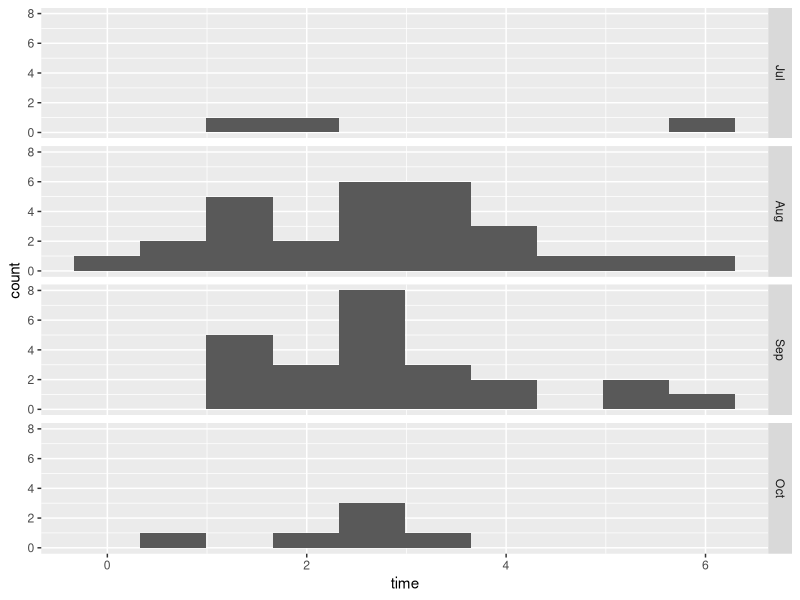
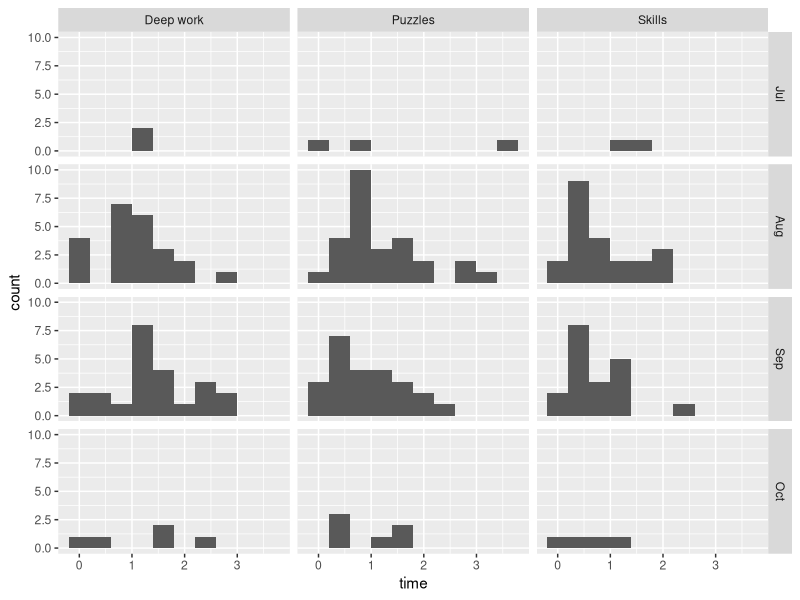

Recreate these plots in R, in order.
## ---- chunk 1
# packages
library(tidyverse)

# get data
tracker_data <- readr::read_csv("atracker-data-2018-11-12.csv") %>%
  # tidy up columns
  rename(start = `Start time`,
         end = `End time`,
         duration = Duration,
         hours = `Duration in hours`,
         category = Category,
         project = `Task name`) %>%
  # drop things unused features
  select(-`Task description`, -Note) %>% 
  # convert dates to date objects in R
  mutate(start = lubridate::dmy_hm(start),
         end = lubridate::dmy_hm(end),
         duration = lubridate::as.duration(duration),
         day = lubridate::day(start),
         month = lubridate::month(start, label = TRUE),
         date = lubridate::date(start))



## ---- chunk 2
tracker_data %>% 
  filter(category != "Wellness") %>%  # for now, need to join in calendar and munge yoga
  group_by(date, month) %>% 
  summarise(time = sum(duration) / 3600) %>%
  ggplot(aes(x = time)) +
  geom_histogram(bins = 10) +
  facet_grid(month ~ .)

## ---- chunk 3
# daily totals
tracker_data %>% 
  group_by(date, category, month) %>% 
  summarise(time = sum(duration) / 3600) %>%
  filter(category != "Wellness") %>%  # for now, need to join in calendar and munge yoga
  ggplot(aes(x = time)) +
  geom_histogram(bins = 10) +
  facet_grid(month ~ category)

